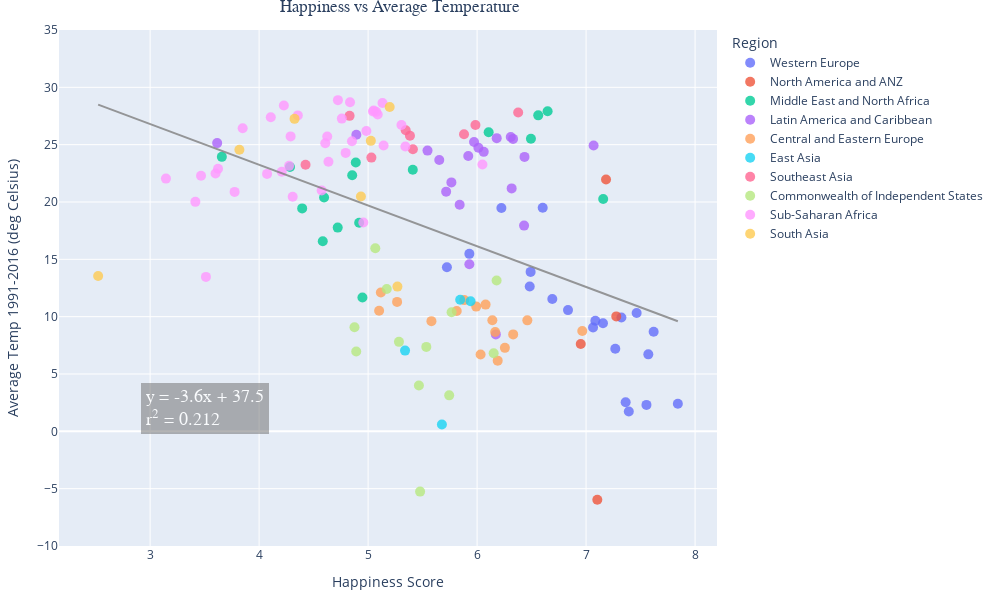

Source (notebook cell):
### Code cell
# WEATHER AND HAPPINESS

# Scatter plot with linear regression
fig = px.scatter(weather_data, x="Happiness Score", y="Average Temp",  
                 hover_name="Country", color="Region", range_y=(-10,35),
                 width=1000, height=600)
                 



# Format titles and axes
fig.update_layout(margin=dict(l=20, r=20, t=30, b=20), title_font_family="Arial", 
                  title={'text': "Happiness vs Average Temperature", 'y':1, 'x':0.4, 'xanchor': 'center', 'yanchor': 'top'})
fig.update_xaxes(title="Happiness Score", showgrid=True)
fig.update_yaxes(title="Average Temp 1991-2016 (deg Celsius)", showgrid=True)
fig.update_traces(marker=dict(size=10, opacity=0.8), selector=dict(mode='markers')) # formatting of dots

# LINEAR REGRESSION
# Set the x and y params for linear regression calculation
y = weather_data["Average Temp"]
x = sm.add_constant(weather_data["Happiness Score"])

# Create the linear regression model and get values for regression line
model = sm.OLS(y, x, missing='drop')
results = model.fit()
reg_line = [(x*results.params[1])+results.params[0] for x in weather_data["Happiness Score"]]

# Create text for regression paramaters
alpha = round(results.params[0],1)
beta = round(results.params[1],1)
r_squared = round(results.rsquared, 3)
line1 = 'y = ' + str(beta) + 'x' + ' + ' + str(alpha)
line2 = 'r<sup>2</sup> = ' + str(r_squared)
summary = line1 + '<br>' + line2 

# add linear regression line for whole sample
fig.add_traces(go.Scatter(x=weather_data["Happiness Score"], y=reg_line,
                          mode = 'lines',
                          marker_color='gray',
                          name='Regression line',
                          opacity=0.8,
                          showlegend=False)
               )
# Add to the equation and r squared 
fig.add_annotation(x=3.5, y=2, xref="x", yref="y", text=summary,
                   font=dict(family="Courier New, monospace", size=18, color="#ffffff"),
                   showarrow=False, align="left",
                   borderwidth=2, borderpad=4, bgcolor="rgba(100,100,100, 0.6)",
                   opacity=0.8)

fig

### Figure 1 — Plotly figure (JSON) as saved in the notebook; plotly's stock layout.template omitted (floating-point values rounded to 4 significant figures; data arrays with more than 128 entries replaced by an {"elided": "..."} marker saying what was removed)
{"data": [{"hovertemplate": "<b>%{hovertext}</b><br><br>Region=Western Europe<br>Happiness Score=%{x}<br>Average Temp=%{y}<extra></extra>", "hovertext": ["Finland", "Denmark", "Switzerland", "Iceland", "Netherlands", "Norway", "Sweden", "Luxembourg", "Austria", "Germany", "Ireland", "United Kingdom", "Belgium", "France", "Malta", "Spain", "Italy", "Cyprus", "Portugal", "Greece", "North Cyprus"], "legendgroup": "Western Europe", "marker": {"color": "#636efa", "opacity": 0.8, "size": 10, "symbol": "circle"}, "mode": "markers", "name": "Western Europe", "orientation": "v", "showlegend": true, "type": "scatter", "x": [7.842, 7.62, 7.571, 7.554, 7.464, 7.392, 7.363, 7.324, 7.268, 7.155, 7.085, 7.064, 6.834, 6.69, 6.602, 6.491, 6.483, 6.223, 5.929, 5.723, 5.536], "xaxis": "x", "y": [2.402, 8.678, 6.714, 2.307, 10.32, 1.727, 2.538, 9.932, 7.202, 9.429, 9.641, 9.062, 10.57, 11.54, 19.5, 13.9, 12.63, 19.47, 15.48, 14.3, null], "yaxis": "y"}, {"hovertemplate": "<b>%{hovertext}</b><br><br>Region=North America and ANZ<br>Happiness Score=%{x}<br>Average Temp=%{y}<extra></extra>", "hovertext": ["New Zealand", "Australia", "Canada", "United States"], "legendgroup": "North America and ANZ", "marker": {"color": "#EF553B", "opacity": 0.8, "size": 10, "symbol": "circle"}, "mode": "markers", "name": "North America and ANZ", "orientation": "v", "showlegend": true, "type": "scatter", "x": [7.277, 7.183, 7.103, 6.951], "xaxis": "x", "y": [10.02, 21.97, -5.964, 7.617], "yaxis": "y"}, {"hovertemplate": "<b>%{hovertext}</b><br><br>Region=Middle East and North Africa<br>Happiness Score=%{x}<br>Average Temp=%{y}<extra></extra>", "hovertext": ["Israel", "Bahrain", "United Arab Emirates", "Saudi Arabia", "Kuwait", "Libya", "Turkey", "Morocco", "Algeria", "Iraq", "Iran", "Tunisia", "Lebanon", "Palestinian Territories", "Jordan", "Egypt", "Yemen"], "legendgroup": "Middle East and North Africa", "marker": {"color": "#00cc96", "opacity": 0.8, "size": 10, "symbol": "circle"}, "mode": "markers", "name": "Middle East and North Africa", "orientation": "v", "showlegend": true, "type": "scatter", "x": [7.157, 6.647, 6.561, 6.494, 6.106, 5.41, 4.948, 4.918, 4.887, 4.854, 4.721, 4.596, 4.584, 4.517, 4.395, 4.283, 3.658], "xaxis": "x", "y": [20.26, 27.91, 27.56, 25.51, 26.09, 22.81, 11.67, 18.19, 23.44, 22.33, 17.77, 20.39, 16.57, null, 19.44, 23.06, 23.94], "yaxis": "y"}, {"hovertemplate": "<b>%{hovertext}</b><br><br>Region=Latin America and Caribbean<br>Happiness Score=%{x}<br>Average Temp=%{y}<extra></extra>", "hovertext": ["Costa Rica", "Guatemala", "Uruguay", "Brazil", "Mexico", "Jamaica", "Panama", "Chile", "El Salvador", "Colombia", "Nicaragua", "Argentina", "Honduras", "Peru", "Ecuador", "Bolivia", "Paraguay", "Dominican Republic", "Venezuela", "Haiti"], "legendgroup": "Latin America and Caribbean", "marker": {"color": "#ab63fa", "opacity": 0.8, "size": 10, "symbol": "circle"}, "mode": "markers", "name": "Latin America and Caribbean", "orientation": "v", "showlegend": true, "type": "scatter", "x": [7.069, 6.435, 6.431, 6.33, 6.317, 6.309, 6.18, 6.172, 6.061, 6.012, 5.972, 5.929, 5.919, 5.84, 5.764, 5.716, 5.653, 5.545, 4.892, 3.615], "xaxis": "x", "y": [24.92, 23.93, 17.94, 25.5, 21.19, 25.66, 25.57, 8.454, 24.37, 24.73, 25.23, 14.57, 24.01, 19.76, 21.71, 20.9, 23.66, 24.48, 25.87, 25.14], "yaxis": "y"}, {"hovertemplate": "<b>%{hovertext}</b><br><br>Region=Central and Eastern Europe<br>Happiness Score=%{x}<br>Average Temp=%{y}<extra></extra>", "hovertext": ["Czech Republic", "Slovenia", "Kosovo", "Slovakia", "Lithuania", "Estonia", "Poland", "Romania", "Serbia", "Latvia", "Hungary", "Croatia", "Bosnia and Herzegovina", "Montenegro", "Bulgaria", "Albania", "North Macedonia"], "legendgroup": "Central and Eastern Europe", "marker": {"color": "#FFA15A", "opacity": 0.8, "size": 10, "symbol": "circle"}, "mode": "markers", "name": "Central and Eastern Europe", "orientation": "v", "showlegend": true, "type": "scatter", "x": [6.965, 6.461, 6.372, 6.331, 6.255, 6.189, 6.166, 6.14, 6.078, 6.032, 5.992, 5.882, 5.813, 5.581, 5.266, 5.117, 5.101], "xaxis": "x", "y": [8.756, 9.677, null, 8.453, 7.28, 6.166, 8.668, 9.691, 11.05, 6.697, 10.88, 11.45, 10.49, 9.609, 11.29, 12.11, 10.52], "yaxis": "y"}, {"hovertemplate": "<b>%{hovertext}</b><br><br>Region=East Asia<br>Happiness Score=%{x}<br>Average Temp=%{y}<extra></extra>", "hovertext": ["Taiwan Province of China", "Japan", "South Korea", "Mongolia", "Hong Kong S.A.R. of China", "China"], "legendgroup": "East Asia", "marker": {"color": "#19d3f3", "opacity": 0.8, "size": 10, "symbol": "circle"}, "mode": "markers", "name": "East Asia", "orientation": "v", "showlegend": true, "type": "scatter", "x": [6.584, 5.94, 5.845, 5.677, 5.477, 5.339], "xaxis": "x", "y": [null, 11.34, 11.48, 0.5982, null, 7.039], "yaxis": "y"}, {"hovertemplate": "<b>%{hovertext}</b><br><br>Region=Southeast Asia<br>Happiness Score=%{x}<br>Average Temp=%{y}<extra></extra>", "hovertext": ["Singapore", "Thailand", "Philippines", "Vietnam", "Malaysia", "Indonesia", "Laos", "Cambodia", "Myanmar"], "legendgroup": "Southeast Asia", "marker": {"color": "#FF6692", "opacity": 0.8, "size": 10, "symbol": "circle"}, "mode": "markers", "name": "Southeast Asia", "orientation": "v", "showlegend": true, "type": "scatter", "x": [6.377, 5.985, 5.88, 5.411, 5.384, 5.345, 5.03, 4.83, 4.426], "xaxis": "x", "y": [27.81, 26.71, 25.91, 24.6, 25.78, 26.26, 23.87, 27.51, 23.25], "yaxis": "y"}, {"hovertemplate": "<b>%{hovertext}</b><br><br>Region=Commonwealth of Independent States<br>Happiness Score=%{x}<br>Average Temp=%{y}<extra></extra>", "hovertext": ["Uzbekistan", "Kazakhstan", "Moldova", "Kyrgyzstan", "Belarus", "Russia", "Tajikistan", "Armenia", "Azerbaijan", "Turkmenistan", "Georgia", "Ukraine"], "legendgroup": "Commonwealth of Independent States", "marker": {"color": "#B6E880", "opacity": 0.8, "size": 10, "symbol": "circle"}, "mode": "markers", "name": "Commonwealth of Independent States", "orientation": "v", "showlegend": true, "type": "scatter", "x": [6.179, 6.152, 5.766, 5.744, 5.534, 5.477, 5.466, 5.283, 5.171, 5.066, 4.891, 4.875], "xaxis": "x", "y": [13.16, 6.81, 10.39, 3.137, 7.362, -5.256, 4.001, 7.803, 12.42, 15.97, 6.958, 9.073], "yaxis": "y"}, {"hovertemplate": "<b>%{hovertext}</b><br><br>Region=Sub-Saharan Africa<br>Happiness Score=%{x}<br>Average Temp=%{y}<extra></extra>", "hovertext": ["Mauritius", "Congo (Brazzaville)", "Ivory Coast", "Cameroon", "Senegal", "Ghana", "Niger", "Gambia", "Benin", "Guinea", "South Africa", "Gabon", "Burkina Faso", "Mozambique", "Nigeria", "Mali", "Uganda", "Liberia", "Kenya", "Namibia", "Chad", "Swaziland", "Comoros", "Ethiopia", "Mauritania", "Madagascar", "Togo", "Zambia", "Sierra Leone", "Burundi", "Tanzania", "Malawi", "Lesotho", "Botswana", "Rwanda", "Zimbabwe"], "legendgroup": "Sub-Saharan Africa", "marker": {"color": "#FF97FF", "opacity": 0.8, "size": 10, "symbol": "circle"}, "mode": "markers", "name": "Sub-Saharan Africa", "orientation": "v", "showlegend": true, "type": "scatter", "x": [6.049, 5.342, 5.306, 5.142, 5.132, 5.088, 5.074, 5.051, 5.045, 4.984, 4.956, 4.852, 4.834, 4.794, 4.759, 4.723, 4.636, 4.625, 4.607, 4.574, 4.355, 4.308, 4.289, 4.275, 4.227, 4.208, 4.107, 4.073, 3.849, 3.775, 3.623, 3.6, 3.512, 3.467, 3.415, 3.145], "xaxis": "x", "y": [23.27, 24.84, 26.71, 24.93, 28.63, 27.63, 27.86, 27.98, 27.89, 26.2, 18.22, 25.3, 28.7, 24.28, 27.27, 28.88, 23.51, 25.71, 25.12, 21.0, 27.55, 20.46, 25.72, 23.15, 28.42, 22.65, 27.39, 22.45, 26.43, 20.88, 22.91, 22.49, 13.47, 22.3, 20.01, 22.04], "yaxis": "y"}, {"hovertemplate": "<b>%{hovertext}</b><br><br>Region=South Asia<br>Happiness Score=%{x}<br>Average Temp=%{y}<extra></extra>", "hovertext": ["Nepal", "Maldives", "Bangladesh", "Pakistan", "Sri Lanka", "India", "Afghanistan"], "legendgroup": "South Asia", "marker": {"color": "#FECB52", "opacity": 0.8, "size": 10, "symbol": "circle"}, "mode": "markers", "name": "South Asia", "orientation": "v", "showlegend": true, "type": "scatter", "x": [5.269, 5.198, 5.025, 4.934, 4.325, 3.819, 2.523], "xaxis": "x", "y": [12.62, 28.29, 25.33, 20.48, 27.25, 24.56, 13.55], "yaxis": "y"}, {"marker": {"color": "gray"}, "mode": "lines", "name": "Regression line", "opacity": 0.8, "showlegend": false, "type": "scatter", "x": {"elided": "149 float values"}, "y": {"elided": "149 float values"}}], "layout": {"annotations": [{"align": "left", "bgcolor": "rgba(100,100,100, 0.6)", "borderpad": 4, "borderwidth": 2, "font": {"color": "#ffffff", "family": "Courier New, monospace", "size": 18}, "opacity": 0.8, "showarrow": false, "text": "y = -3.6x + 37.5<br>r<sup>2</sup> = 0.212", "x": 3.5, "xref": "x", "y": 2, "yref": "y"}], "height": 600, "legend": {"title": {"text": "Region"}, "tracegroupgap": 0}, "margin": {"b": 20, "l": 20, "r": 20, "t": 30}, "title": {"font": {"family": "Arial"}, "text": "Happiness vs Average Temperature", "x": 0.4, "xanchor": "center", "y": 1, "yanchor": "top"}, "width": 1000, "xaxis": {"anchor": "y", "domain": [0, 1], "showgrid": true, "title": {"text": "Happiness Score"}}, "yaxis": {"anchor": "x", "domain": [0, 1], "range": [-10, 35], "showgrid": true, "title": {"text": "Average Temp 1991-2016 (deg Celsius)"}}}}
